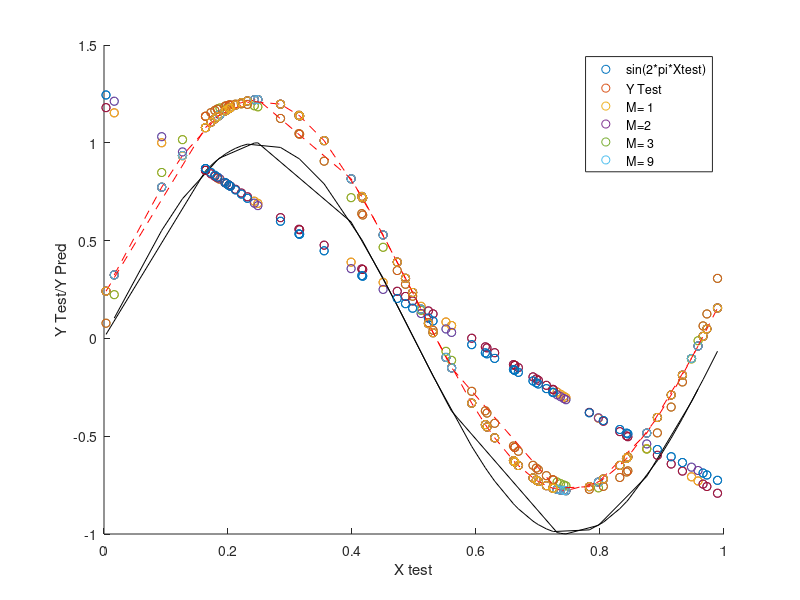

Recreate this plot in MATLAB.
%Generating 20 real numbers for variable X from the uniform distribution

x= rand(20,1);
x=sort(x);

%Constructing Training set (x,y) using the given relation
epsilon = (0.25).*rand(1,1);
y=sin(2*pi*x)+epsilon;

%Constructing the Test Set
X_test= rand(50,1);
X_test=sort(X_test);
y_test=sin(2*pi*X_test)+epsilon;
%scatter(x,y,'r+'); %from the plot the relation between x & y is non-linear

%Therefore, we will use polynomial regression.


% Least Square Polynomial Regression Model of order M=1,2,3 and 9

% Model 1 (M=1)

%for training set
a1 = [x,ones(length(x),1)];
u1 = inv((a1'*a1))*a1'*y;
y_pred1_train = a1*u1;
%plotting results for prediction train case prediction

scatter(x,y,'r+');
hold on;
scatter(x,y_pred1_train,'b+');
legend("Actual","Predicted")

%for test set
a1_t = [X_test,ones(length(X_test),1)];
y_pred1 = a1_t*u1;

%plotting results for prediction test case prediction

scatter(X_test,y_test,'r+');
hold on;
scatter(X_test,y_pred1,'b+');
legend("Actual","Predicted")

%Root Mean Square Error
RM_T1= y-y_pred1_train;
RM_T1 = abs(RM_T1);
RM_T1 = RM_T1.^2;
RMS_T1= sum(RM_T1);
RMS_T1= RMS_T1/length(x);
RMSE_T1 = RMS_T1.^(1/2);

RM_1= y_test-y_pred1;
RM_1 = abs(RM_1);
RM_1 = RM_1.^2;
RMS_1= sum(RM_1);
RMS_1= RMS_1/length(X_test);
RMSE_1 = RMS_1.^(1/2);


% Model 2 (M=2)

%for training set
a2 = [x.^2,x,ones(length(x),1)];
u2 = inv((a2'*a2))*a2'*y;
y_pred2_train = a2*u2;

%plotting results for prediction train case prediction

scatter(x,y,'r+');
hold on;
scatter(x,y_pred2_train,'b+');
legend("Actual","Predicted")

%for test set
a2_t = [X_test.^2,X_test,ones(length(X_test),1)];
y_pred2 = a2_t*u2;

%plotting results for prediction test case prediction
scatter(X_test,y_test,'r+');
hold on;
scatter(X_test,y_pred2,'b+');
legend("Actual","Predicted")

%Root Mean Square Error
RM_T2= y-y_pred2_train;
RM_T2 = abs(RM_T2);
RM_T2 = RM_T2.^2;
RMS_T2= sum(RM_T2);
RMS_T2= RMS_T2/length(x);
RMSE_T2 = RMS_T2.^(1/2);


RM_2= y_test-y_pred2;
RM_2 = abs(RM_2);
RM_2 = RM_2.^2;
RMS_2= sum(RM_2);
RMS_2= RMS_2/length(X_test);
RMSE_2 = RMS_2.^(1/2);



% Model 3 (M=3)

%for training set
a3 = [x.^3,x.^2,x,ones(length(x),1)];
u3 = inv((a3'*a3))*a3'*y;
y_pred3_train = a3*u3;

%plotting results for prediction train case prediction

scatter(x,y,'r+');
hold on;
scatter(x,y_pred3_train,'b+');
legend("Actual","Predicted")

%for test set
a3_t = [X_test.^3,X_test.^2,X_test,ones(length(X_test),1)];
y_pred3 = a3_t*u3;

%plotting results for prediction test case prediction

scatter(X_test,y_test,'r+');
hold on;
scatter(X_test,y_pred3,'b+');
legend("Actual","Predicted")
%Root Mean Square Error
RM_T3= y-y_pred3_train;
RM_T3 = abs(RM_T3);
RM_T3 = RM_T3.^2;
RMS_T3= sum(RM_T3);
RMS_T3= RMS_T3/length(x);
RMSE_T3 = RMS_T3.^(1/2);


RM_3= y_test-y_pred3;
RM_3 = abs(RM_3);
RM_3 = RM_3.^2;
RMS_3= sum(RM_3);
RMS_3= RMS_3/length(X_test);
RMSE_3 = RMS_3.^(1/2);





% Model 9 (M=9)

%for training set
a9 = [x.^9,x.^8,x.^7,x.^6,x.^5,x.^4,x.^3,x.^2,x,ones(length(x),1)];
u9 = inv((a9'*a9))*a9'*y;
y_pred9_train = a9*u9;

%plotting results for prediction train case prediction

scatter(x,y,'r+');
hold on;
scatter(x,y_pred9_train,'b+');
legend("Actual","Predicted")

%for test set
a9_t = [X_test.^9,X_test.^8,X_test.^7,X_test.^6,X_test.^5,X_test.^4,X_test.^3,X_test.^2,X_test,ones(length(X_test),1)];
y_pred9 = a9_t*u9;

%plotting results for prediction test case prediction

scatter(X_test,y_test,'r+');
hold on;
scatter(X_test,y_pred9,'b*');
legend("Actual","Predicted")
%Root Mean Square Error
RM_T9= y-y_pred9_train;
RM_T9 = abs(RM_T9);
RM_T9 = RM_T9.^2;
RMS_T9= sum(RM_T9);
RMS_T9= RMS_T9/length(x);
RMSE_T9 = RMS_T9.^(1/2);


RM_9= y_test-y_pred9;
RM_9 = abs(RM_9);
RM_9 = RM_9.^2;
RMS_9= sum(RM_9);
RMS_9= RMS_9/length(X_test);
RMSE_9 = RMS_9.^(1/2);


%Common plotting for training

Y_by_x = sin(2*pi*x);
plot(x,Y_by_x,'k-');
hold on;
plot(x,y,"red--")
hold on;
scatter(x,y_pred1_train,'blue*');
hold on;
scatter(x,y_pred2_train,'green+');
hold on;
scatter(x,y_pred3_train,"red")
hold on;
scatter(x,y_pred9_train,"black");
xlabel("X train")
ylabel("Y Train/Y Pred")
legend("sin(2*pi*x)","Y Train","M= 1","M=2","M= 3","M= 9")

%Common plotting for training

Y_by_Xt = sin(2*pi*X_test);
plot(X_test,Y_by_Xt,'k-');
hold on;
plot(X_test,y_test,"red--")
hold on;
scatter(X_test,y_pred1,'blue*');
hold on;
scatter(X_test,y_pred2,'green+');
hold on;
scatter(X_test,y_pred3,"red")
hold on;
scatter(X_test,y_pred9,"black");
xlabel("X test")
ylabel("Y Test/Y Pred")
legend("sin(2*pi*Xtest)","Y Test","M= 1","M=2","M= 3","M= 9")